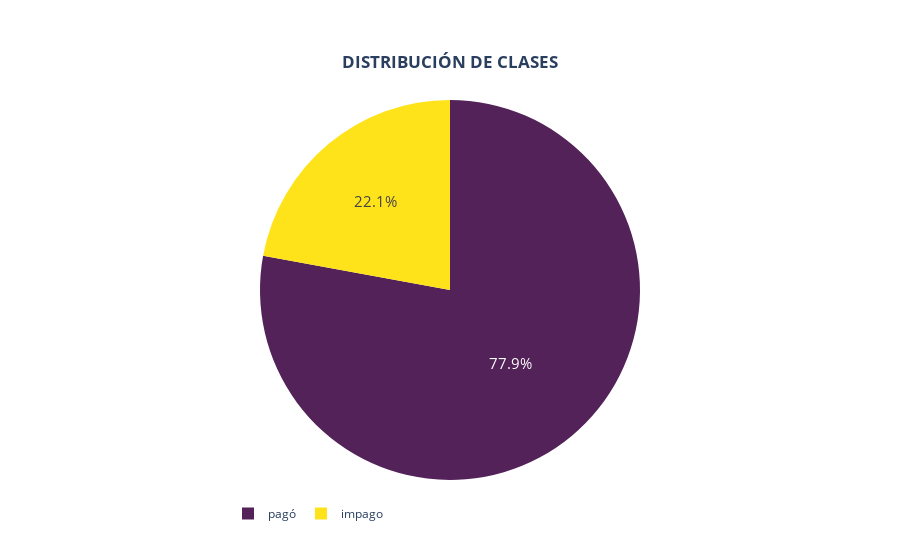

Source (notebook cell):
### Code cell
# Calcula el recuento de las clases de transacción (no fraudulenta y fraudulenta) y los ordena por índice
class_counts = credit_card_scaled['Y'].value_counts().sort_index()

# Extrae los valores (recuentos) de las clases
valores = class_counts.values

# Define etiquetas para las clases (0: no fraudulenta, 1: fraudulenta)
# Estas etiquetas se utilizarán en el gráfico para representar cada segmento
etiq =  {0: f"pagó", 1: f"impago"}

# Crea un gráfico de pastel con Plotly Express
# 'values' representa el tamaño de cada segmento, y 'names' proporciona las etiquetas para cada segmento
fig = px.pie(credit_card_scaled, values=valores, names=etiq,
             title='<b>DISTRIBUCIÓN DE CLASES</b>',
             color_discrete_sequence=['#522258', '#FFE31A'],
             )

# Ajusta el tamaño del texto del porcentaje en el gráfico para mejorar la visibilidad
fig.update_traces(textinfo='percent', textfont_size=15)

# Centra el título y coloca la leyenda debajo del gráfico
fig.update_layout(
    title_x=0.5,  # Centra el título
    title_y=0.90,  # Ajusta la posición vertical del título
    showlegend=True,  # Activa la leyenda
    legend_orientation="h",  # Pone la leyenda horizontal
    legend_y=-0.05,  # Coloca la leyenda debajo del gráfico
    legend_x=0.2
)

# Muestra el gráfico
fig.show()

### Figure 1 — Plotly figure (JSON) as saved in the notebook; plotly's stock layout.template omitted (floating-point values rounded to 4 significant figures)
{"data": [{"domain": {"x": [0, 1], "y": [0, 1]}, "hovertemplate": "label=%{label}<br>value=%{value}<extra></extra>", "labels": ["pagó", "impago"], "legendgroup": "", "name": "", "showlegend": true, "textfont": {"size": 15}, "textinfo": "percent", "type": "pie", "values": [23364, 6636]}], "layout": {"legend": {"orientation": "h", "tracegroupgap": 0, "x": 0.2, "y": -0.05}, "piecolorway": ["#522258", "#FFE31A"], "showlegend": true, "title": {"text": "<b>DISTRIBUCIÓN DE CLASES</b>", "x": 0.5, "y": 0.9}}}
